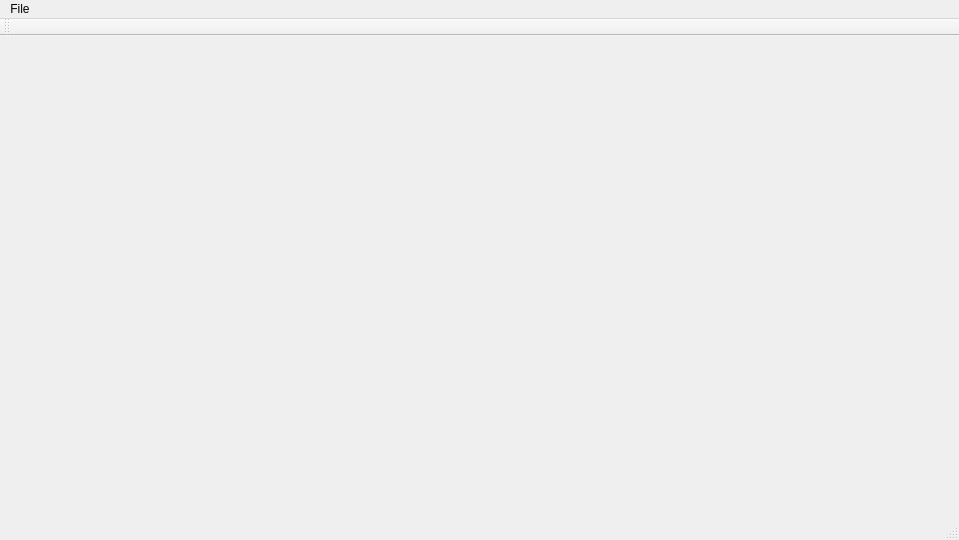
<?xml version="1.0" encoding="UTF-8"?>
<ui version="4.0">
    <class>MainWindow</class>
    <widget class="QMainWindow" name="MainWindow">
        <property name="enabled">
            <bool>true</bool>
        </property>
        <property name="geometry">
            <rect>
                <x>0</x>
                <y>0</y>
                <width>959</width>
                <height>540</height>
            </rect>
        </property>
        <property name="windowTitle">
            <string>GK Proj 2024</string>
        </property>
        <widget class="QWidget" name="centralwidget">
            <layout class="QVBoxLayout" name="verticalLayout"/>
        </widget>
        <widget class="QMenuBar" name="menubar">
            <property name="geometry">
                <rect>
                    <x>0</x>
                    <y>0</y>
                    <width>959</width>
                    <height>18</height>
                </rect>
            </property>
            <widget class="QMenu" name="menuExit">
                <property name="title">
                    <string>File</string>
                </property>
                <addaction name="actionHelp"/>
                <addaction name="separator"/>
                <addaction name="actionExit"/>
            </widget>
            <addaction name="menuExit"/>
        </widget>
        <widget class="QToolBar" name="toolBar">
            <property name="windowTitle">
                <string>toolBar</string>
            </property>
            <attribute name="toolBarArea">
                <enum>TopToolBarArea</enum>
            </attribute>
            <attribute name="toolBarBreak">
                <bool>false</bool>
            </attribute>
        </widget>
        <widget class="QStatusBar" name="statusBar"/>
        <action name="actionHelp">
            <property name="text">
                <string>Help</string>
            </property>
        </action>
        <action name="actionExit">
            <property name="text">
                <string>Exit</string>
            </property>
        </action>
    </widget>
    <resources/>
    <connections/>
</ui>
